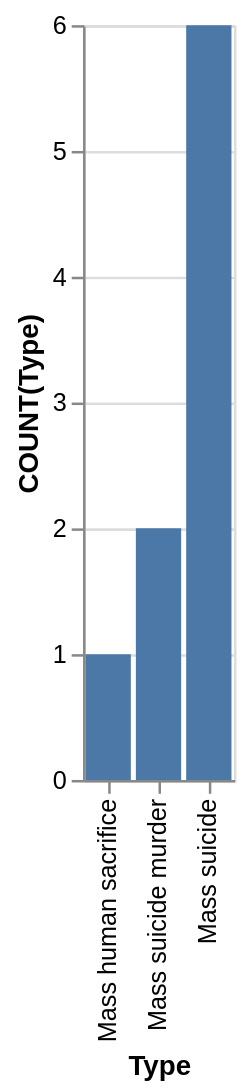

Here is the Vega-Lite specification saved for this chart:
### Vega-Lite specification from a JSON file in a GitHub repository (floating-point values rounded to 4 significant figures)
{"data": {"values": [{"x_data": "Mass human sacrifice", "y_data": 1}, {"x_data": "Mass suicide murder", "y_data": 2}, {"x_data": "Mass suicide", "y_data": 6}]}, "mark": "bar", "encoding": {"x": {"field": "x_data", "type": "nominal", "title": "Type", "sort": {"op": "sum", "field": "y_data", "order": "ascending"}}, "y": {"field": "y_data", "type": "quantitative", "title": "COUNT(Type)"}}}
